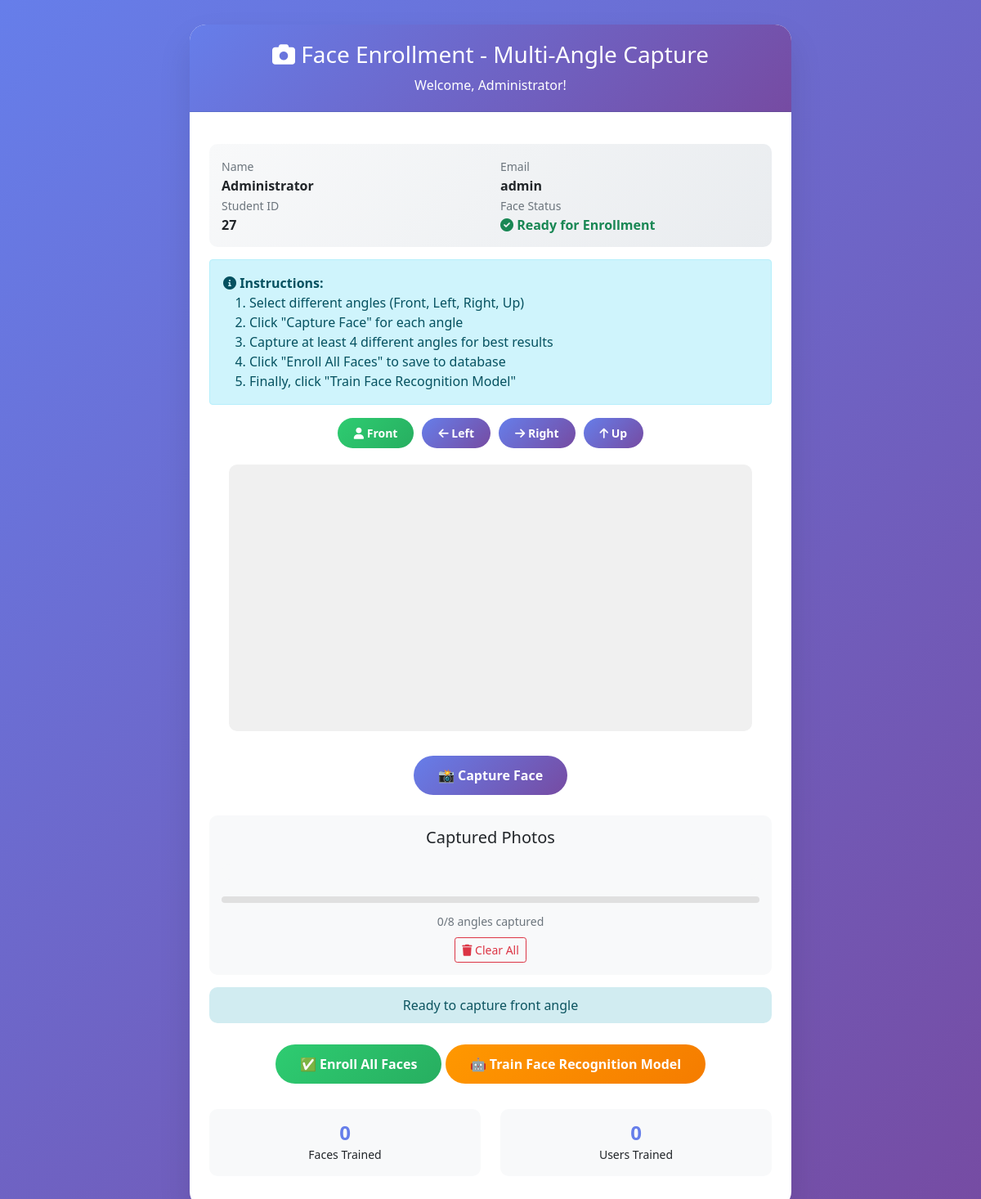
/face-enrollment (signed in), run on the app's committed database.
### tables this page shows
CREATE TABLE "users" (
        id INTEGER PRIMARY KEY AUTOINCREMENT,
        name TEXT NOT NULL,
        moodle_id TEXT,
        email TEXT UNIQUE NOT NULL,
        password TEXT NOT NULL,
        aadhaar_number TEXT,
        student_id TEXT,
        phone_number TEXT,
        profile_pic TEXT,
        is_active INTEGER DEFAULT 1,
        verification_status TEXT,
        failed_login_attempts INTEGER DEFAULT 0,
        last_login DATETIME,
        created_at DATETIME DEFAULT CURRENT_TIMESTAMP,
        updated_at DATETIME DEFAULT CURRENT_TIMESTAMP,
        face_enrolled INTEGER DEFAULT 0,
        face_image_path TEXT,
        role TEXT DEFAULT 'user',
        verified INTEGER DEFAULT 0,
        id_verified INTEGER DEFAULT 0,
        verified_at DATETIME
    );

### backend/app_fixed.py (the view)
@app.route('/face-enrollment')
@login_required
def face_enrollment():
    if 'user_id' not in session:
        flash('Please login first', 'danger')
        return redirect(url_for('login'))
    user_id = session['user_id']
    conn = get_db_connection()
    try:
        user = conn.execute('SELECT id, name, email, face_enrolled FROM users WHERE id = ?',
                           (user_id,)).fetchone()
        if not user:
            flash('User not found!', 'danger')
            return redirect(url_for('login'))
        if user['face_enrolled'] == 1:
            flash('You have already enrolled your face!', 'info')
            return redirect(url_for('dashboard'))
        return render_template('face_enrollment.html', user=user)
    except Exception as e:
        print(f"Error loading face enrollment: {e}")
        flash('Error loading page', 'danger')
        return redirect(url_for('dashboard'))
    finally:
        conn.close()

### backend/app_fixed.py (called while the page is built)
@app.context_processor
def inject_now():
    return {'now': datetime.now}

def login_required(f):
    @wraps(f)
    def decorated_function(*args, **kwargs):
        if 'user_id' not in session and 'admin_id' not in session:
            flash('Please login first', 'warning')
            return redirect(url_for('login'))
        return f(*args, **kwargs)
    return decorated_function

def get_db_connection():
    conn = sqlite3.connect(app.config['DATABASE_PATH'])
    conn.row_factory = sqlite3.Row  # This enables column access by name
    return conn

### frontend/templates/face_enrollment.html (shortened to what this page needs)
<!DOCTYPE html>
<html lang="en">
<head>
    <link href="https://cdn.jsdelivr.net/npm/bootstrap@5.1.3/dist/css/bootstrap.min.css" rel="stylesheet">
</head>
<body>
    <div class="container">
        <div class="row justify-content-center">
            <div class="col-md-8">
                <div class="enrollment-card">
                    <div class="card-header">
                        <h3><i class="fas fa-camera"></i> Face Enrollment - Multi-Angle Capture</h3>
                        <p class="mb-0">Welcome, {{ user.name }}!</p>
                    </div>
                    <div class="card-body p-4">
                        <div class="user-info">
                            <div class="row">
                                <div class="col-md-6">
                                    <small class="text-muted">Name</small>
                                    <p class="mb-0"><strong>{{ user.name }}</strong></p>
                                </div>
                                <div class="col-md-6">
                                    <small class="text-muted">Email</small>
                                    <p class="mb-0"><strong>{{ user.email }}</strong></p>
                                </div>
                                <div class="col-md-6">
                                    <small class="text-muted">Student ID</small>
                                    <p class="mb-0"><strong>{{ user.id }}</strong></p>
                                </div>
                                <div class="col-md-6">
                                    <small class="text-muted">Face Status</small>
                                    <p class="mb-0">
                                        <strong class="text-success">
                                            <i class="fas fa-check-circle"></i> Ready for Enrollment
                                        </strong>
                                    </p>
                                </div>
                            </div>
                        </div>
                        <div class="alert alert-info">
                            <strong><i class="fas fa-info-circle"></i> Instructions:</strong>
                            <ol class="mb-0">
                                <li>Select different angles (Front, Left, Right, Up)</li>
                                <li>Click "Capture Face" for each angle</li>
                                <li>Capture at least 4 different angles for best results</li>
                                <li>Click "Enroll All Faces" to save to database</li>
                                <li>Finally, click "Train Face Recognition Model"</li>
                            </ol>
                        </div>
                        <div class="angle-buttons">
                            <button class="btn-angle" onclick="setAngle('front')" id="angle-front">
                                <i class="fas fa-user"></i> Front
                            </button>
                            <button class="btn-angle" onclick="setAngle('left')" id="angle-left">
                                <i class="fas fa-arrow-left"></i> Left
                            </button>
                            <button class="btn-angle" onclick="setAngle('right')" id="angle-right">
                                <i class="fas fa-arrow-right"></i> Right
                            </button>
                            <button class="btn-angle" onclick="setAngle('up')" id="angle-up">
                                <i class="fas fa-arrow-up"></i> Up
                            </button>
                        </div>
                        <div class="video-container">
                            <video id="video" autoplay playsinline></video>
                        </div>
                        <div class="text-center">
                            <button class="btn-capture" onclick="captureFace()">
                                📸 Capture Face
                            </button>
                        </div>
                        <div class="stats-card">
                            <h5>Captured Photos</h5>
                            <div id="facePreviews" class="face-preview"></div>
                            <div class="progress-bar-custom">
                            </div>
                            <small class="text-muted" id="captureCount">0/8 angles captured</small>
                            <div class="mt-2">
                                <button class="btn btn-sm btn-outline-danger" onclick="resetCaptures()">
                                    <i class="fas fa-trash"></i> Clear All
                                </button>
                            </div>
                        </div>
                        <div id="status" class="status"></div>
                        <div class="text-center mt-3">
                            <button class="btn-enroll" onclick="enrollFaces()" id="enrollBtn" disabled>
                                ✅ Enroll All Faces
                            </button>
                            <button class="btn-train" onclick="trainModel()" id="trainBtn">
                                🤖 Train Face Recognition Model
                            </button>
                        </div>
                        <div class="row mt-3">
                            <div class="col-6">
                                <div class="stats-card">
                                    <h4 id="facesTrained">0</h4>
                                    <small>Faces Trained</small>
                                </div>
                            </div>
                            <div class="col-6">
                                <div class="stats-card">
                                    <h4 id="usersTrained">0</h4>
                                    <small>Users Trained</small>
                                </div>
                            </div>
                        </div>
                    </div>
                </div>
            </div>
        </div>
    </div>
    <link rel="stylesheet" href="https://cdnjs.cloudflare.com/ajax/libs/font-awesome/6.0.0/css/all.min.css">
</body>
</html>

### frontend/templates/face_enrollment.html (style rules this page uses)
body { background: linear-gradient(135deg, #667eea 0%, #764ba2 100%); min-height: 100vh; padding: 30px; }
.enrollment-card { background: white; border-radius: 20px; box-shadow: 0 20px 40px rgba(0,0,0,0.1); overflow: hidden; }
.card-header { background: linear-gradient(135deg, #667eea, #764ba2); color: white; padding: 20px; text-align: center; }
.video-container { position: relative; width: 100%; max-width: 640px; margin: 20px auto; background: #f0f0f0; border-radius: 10px; overflow: hidden; }
#video { width: 100%; transform: scaleX(-1); }
.angle-buttons { display: flex; justify-content: center; gap: 10px; margin: 15px 0; flex-wrap: wrap; }
.btn-angle { background: linear-gradient(135deg, #667eea, #764ba2); color: white; border: none; padding: 8px 20px; border-radius: 50px; font-weight: bold; font-size: 14px; }
.btn-angle.active { background: linear-gradient(135deg, #2ecc71, #27ae60); }
.btn-capture { background: linear-gradient(135deg, #667eea, #764ba2); color: white; border: none; padding: 12px 30px; border-radius: 50px; font-weight: bold; margin: 10px; }
.btn-enroll { background: linear-gradient(135deg, #2ecc71, #27ae60); color: white; border: none; padding: 12px 30px; border-radius: 50px; font-weight: bold; }
.btn-train { background: linear-gradient(135deg, #ff9800, #f57c00); color: white; border: none; padding: 12px 30px; border-radius: 50px; font-weight: bold; margin-top: 10px; }
.face-preview { display: flex; flex-wrap: wrap; gap: 10px; justify-content: center; margin: 20px 0; max-height: 200px; overflow-y: auto; padding: 10px; background: #f8f9fa; border-radius: 10px; }
.status { padding: 10px; margin: 10px 0; border-radius: 10px; text-align: center; }
.status.info { background: #d1ecf1; color: #0c5460; }
.stats-card { background: #f8f9fa; border-radius: 10px; padding: 15px; margin: 15px 0; text-align: center; }
.stats-card h4 { margin: 0; color: #667eea; font-size: 24px; font-weight: bold; }
.progress-bar-custom { height: 8px; background: #e0e0e0; border-radius: 10px; overflow: hidden; margin: 10px 0; }
.user-info { background: linear-gradient(135deg, #f8f9fa, #e9ecef); padding: 15px; border-radius: 10px; margin: 15px 0; }

### data on the page
users: name "Administrator", email "admin", id "27"
